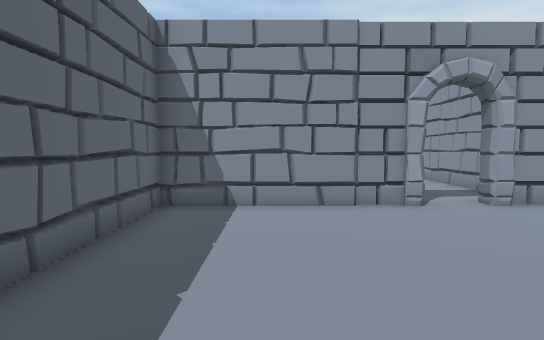
[1] (above)

19 first-person views from a walk through a 3-D level made in the Unity game engine. The camera is 1.4 m above the floor, tilts 4° down and sees 80° across. The floor is counted in squares, 1 m on a side. Each view is taken from the middle of a square. On the plan, view 1 faces up. The plan holds only what a view shows up to about 15 squares ahead; the rest is blank. The place goes on beyond the plan.

[2]
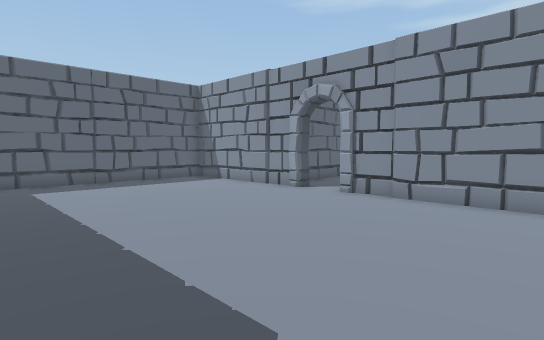

[3]
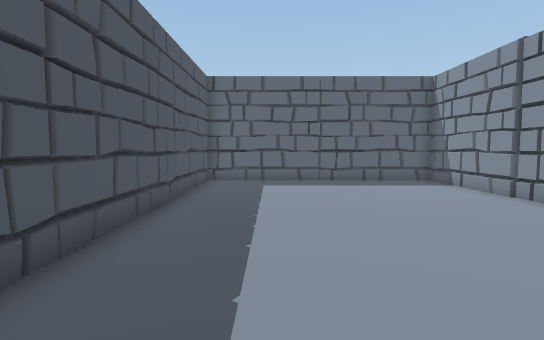

[4]
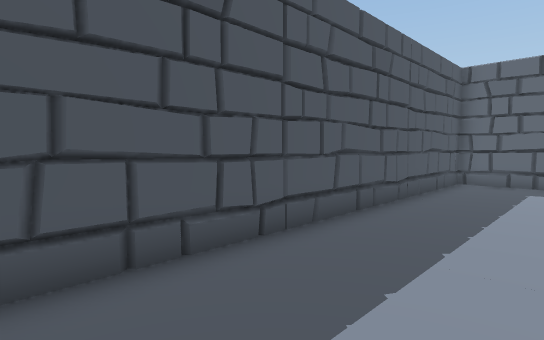

[5]
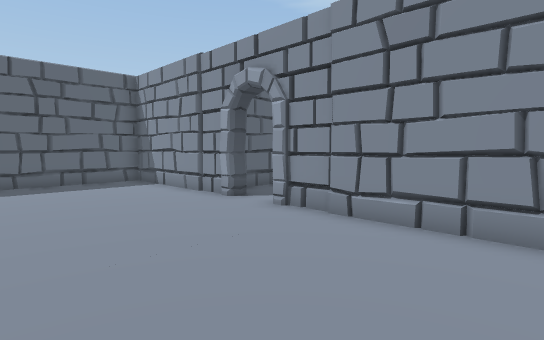

[6]
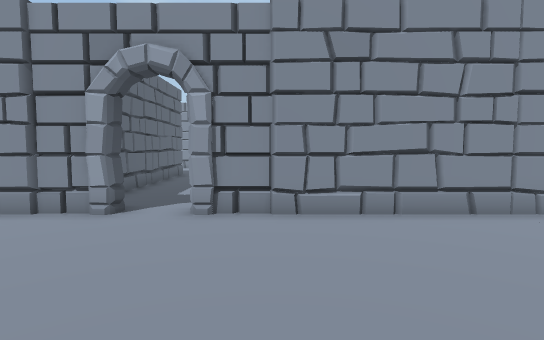

[7]
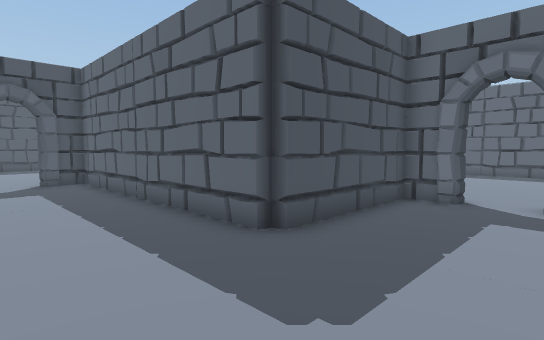

[8]
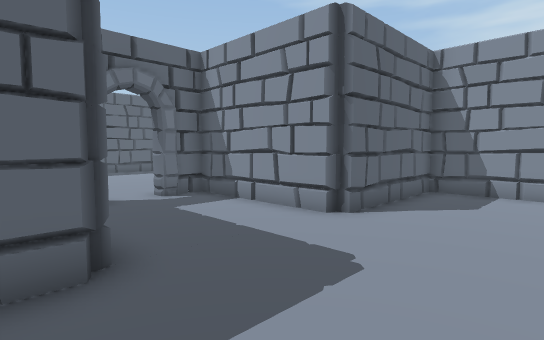

[9]
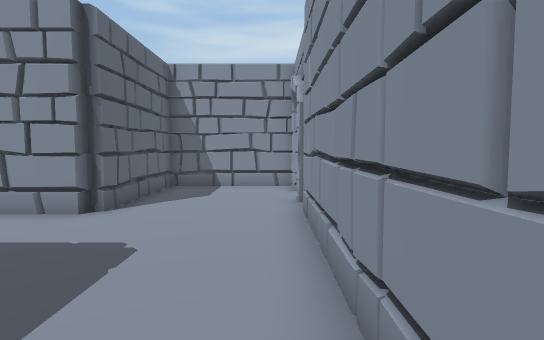

[10]
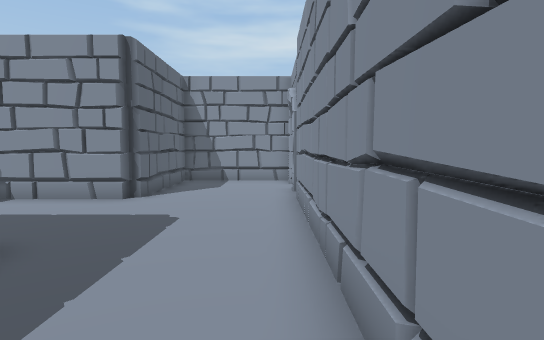

[11]
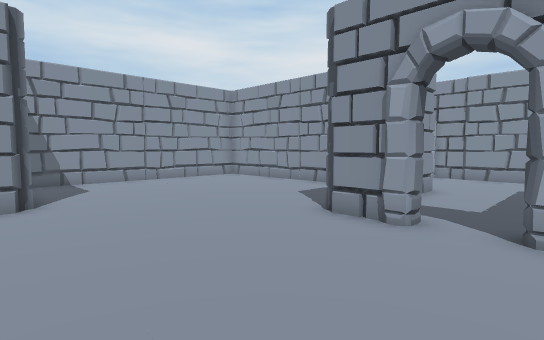

[12]
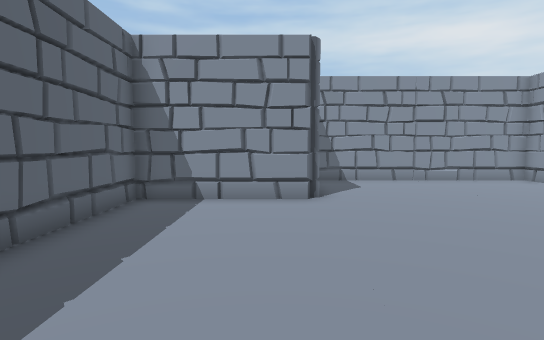

[13]
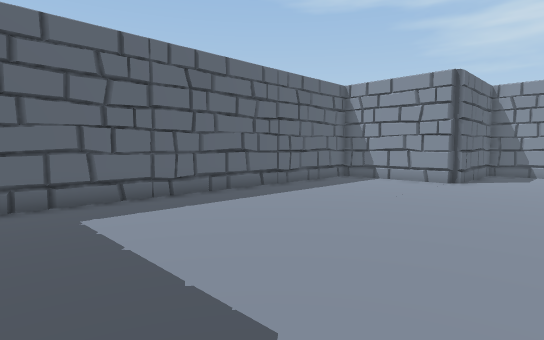

[14]
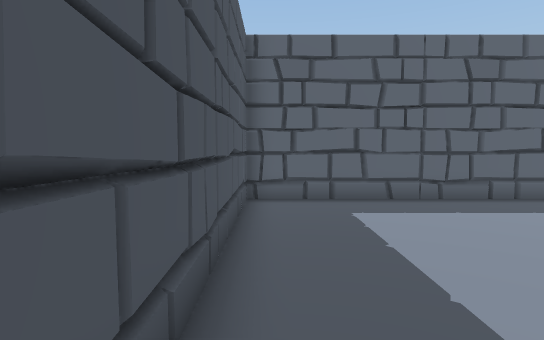

[15]
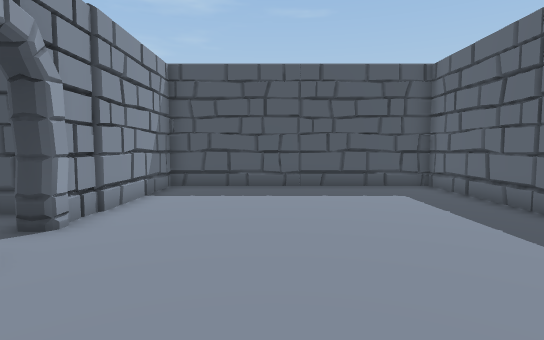

[16]
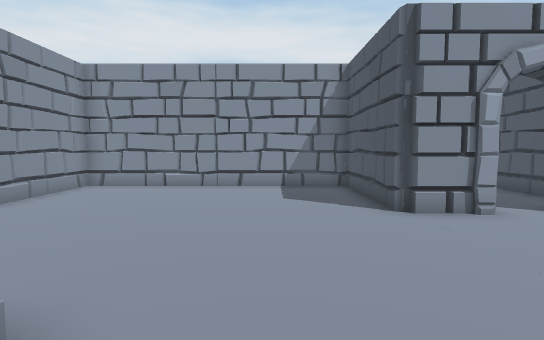

[17]
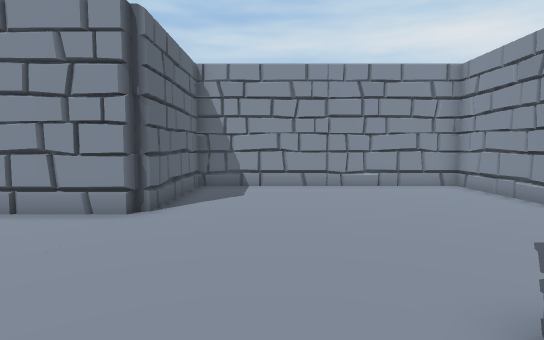

[18]
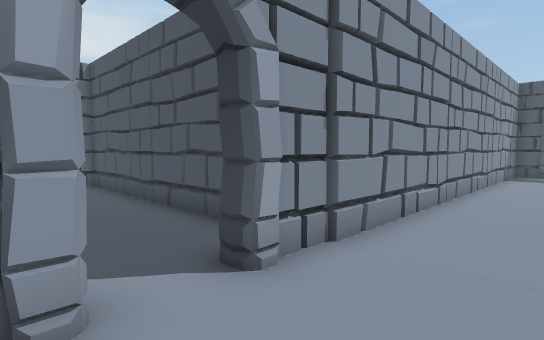

[19]
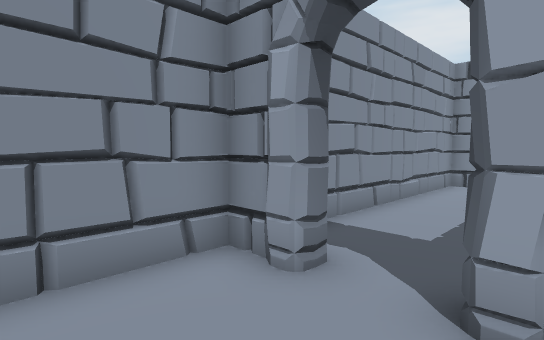

### Floor plan
Ten units are one square. View 1 is at (0, 0); x grows to the right and y downward. Boxes are objects, and circles mark ways between rooms. Rooms are numbered by the first view taken in them; rooms with no view inside come last. Other rooms are left out.
<svg viewBox="-132 -332 252 354">
<path fill="none" stroke="#000" d="M36 -77 -27 -77 -27 17 107 17M115 -77 53 -77M20 -183 23 -179M-27 -196 -27 -183 19 -183 23 -180 23 -82 36 -82M-32 -197 -29 -198M67 -263 67 -277 23 -277 23 -230 19 -227 -27 -227 -27 -212M56 -82 67 -82 67 -246M-30 -233 17 -233 17 -327 -77 -327 -77 -280 -81 -277 -127 -277 -127 -133 -32 -133 -32 -197M-32 -213 -32 -230"/>
<circle cx="45" cy="-80" r="3" fill="#2a7"/>
<circle cx="-30" cy="-205" r="3" fill="#2a7"/>
<text x="40" y="-30">1</text>
<text x="30" y="-190">2</text>
<text x="-60" y="-230">3</text>
</svg>
Room 1 opens to room 2. Room 2 opens to room 3.

Where each view was taken, in squares from view 1:
view 1: 0 up, 0 right, facing up
view 2: 1 down, 11 right, facing up-left
view 3: 1 up, 11 right, facing left
view 4: 2 up, 11 right, facing down-left
view 5: 2 up, 11 right, facing up-left
view 6: 1 up, 7 right, facing up
view 7: 22 up, 6 right, facing down-left
view 8: 17 up, 6 right, facing up-left
view 9: 16 up, 6 right, facing up
view 10: 14 up, 6 right, facing up
view 11: 19 up, 9 left, facing up-right
view 12: 19 up, 9 left, facing up
view 13: 14 up, 4 left, facing up-left
view 14: 14 up, 4 left, facing left
view 15: 25 up, 7 left, facing down
view 16: 26 up, 10 left, facing right
view 17: 21 up, 5 left, facing up
view 18: 27 up, 4 right, facing down-right
view 19: 24 up, 4 right, facing up-right
